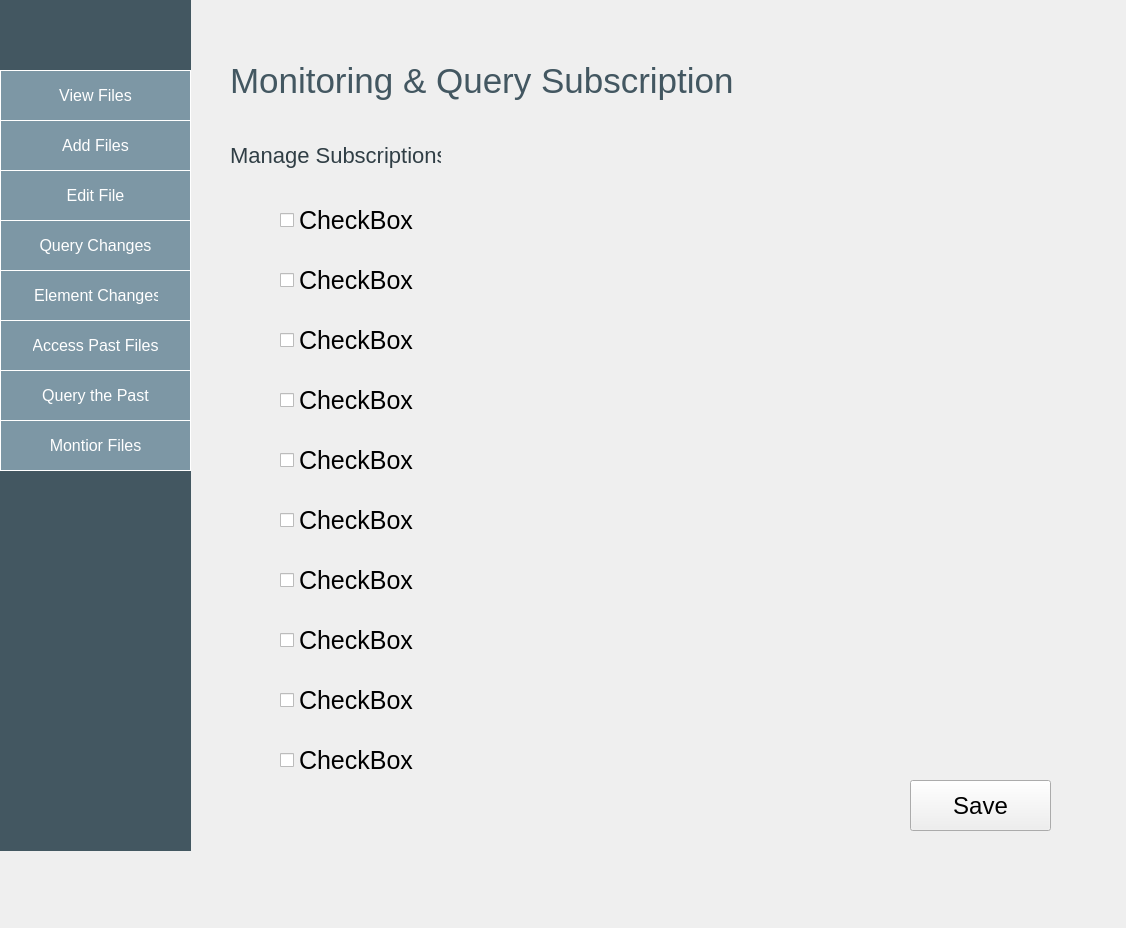
<?xml version="1.0" encoding="UTF-8"?>
<ui version="4.0">
 <class>Dialog</class>
 <widget class="QDialog" name="Dialog">
  <property name="geometry">
   <rect>
    <x>0</x>
    <y>0</y>
    <width>1126</width>
    <height>928</height>
   </rect>
  </property>
  <property name="windowTitle">
   <string>Dialog</string>
  </property>
  <property name="styleSheet">
   <string notr="true">background-color: #rgb(99, 128, 143)</string>
  </property>
  <widget class="QListView" name="listView">
   <property name="geometry">
    <rect>
     <x>0</x>
     <y>0</y>
     <width>191</width>
     <height>851</height>
    </rect>
   </property>
   <property name="styleSheet">
    <string notr="true">background-color: #435761    ;
border: 0px solid black;</string>
   </property>
  </widget>
  <widget class="QPushButton" name="pushButton_2">
   <property name="geometry">
    <rect>
     <x>0</x>
     <y>70</y>
     <width>191</width>
     <height>51</height>
    </rect>
   </property>
   <property name="styleSheet">
    <string notr="true">background-color: #7d97a5 ;

  border: none;
  color: white;
  padding: 15px 32px;
  text-align: center;
  text-decoration: none;
  display: inline-block;
  font-size: 16px;
font-family: helvetica;
border: 1px solid white;

</string>
   </property>
   <property name="text">
    <string>View Files</string>
   </property>
  </widget>
  <widget class="QPushButton" name="addFiles">
   <property name="geometry">
    <rect>
     <x>0</x>
     <y>120</y>
     <width>191</width>
     <height>51</height>
    </rect>
   </property>
   <property name="styleSheet">
    <string notr="true">
background-color: #7d97a5 ;
  border: none;
  color: white;
  padding: 15px 32px;
  text-align: center;
  text-decoration: none;
  display: inline-block;
  font-size: 16px;
font-family: helvetica;
border: 1px solid white;

</string>
   </property>
   <property name="text">
    <string>Add Files</string>
   </property>
  </widget>
  <widget class="QPushButton" name="next">
   <property name="geometry">
    <rect>
     <x>-1</x>
     <y>770</y>
     <width>81</width>
     <height>51</height>
    </rect>
   </property>
   <property name="focusPolicy">
    <enum>Qt::NoFocus</enum>
   </property>
   <property name="styleSheet">
    <string notr="true">border: none; background-color: transparent; outline: none;
font: 75 36pt &quot;MS Shell Dlg 2&quot;;
color: #435761;</string>
   </property>
   <property name="text">
    <string>&gt;</string>
   </property>
  </widget>
  <widget class="QLabel" name="label_2">
   <property name="geometry">
    <rect>
     <x>230</x>
     <y>50</y>
     <width>531</width>
     <height>61</height>
    </rect>
   </property>
   <property name="styleSheet">
    <string notr="true">font-family:helvetica;
font-size:35px;
color: #435761  ;
</string>
   </property>
   <property name="text">
    <string>Monitoring &amp; Query Subscription</string>
   </property>
  </widget>
  <widget class="QLabel" name="previewLabel">
   <property name="geometry">
    <rect>
     <x>230</x>
     <y>140</y>
     <width>211</width>
     <height>31</height>
    </rect>
   </property>
   <property name="styleSheet">
    <string notr="true">color: #303e45 ;
  font-size: 22px;
font-family: helvetica;</string>
   </property>
   <property name="text">
    <string>Manage Subscriptions</string>
   </property>
  </widget>
  <widget class="QPushButton" name="queryChanges">
   <property name="geometry">
    <rect>
     <x>0</x>
     <y>220</y>
     <width>191</width>
     <height>51</height>
    </rect>
   </property>
   <property name="styleSheet">
    <string notr="true">
background-color: #7d97a5 ;
  border: none;
  color: white;
  padding: 15px 32px;
  text-align: center;
  text-decoration: none;
  display: inline-block;
  font-size: 16px;
font-family: helvetica;
border: 1px solid white;

</string>
   </property>
   <property name="text">
    <string>Query Changes</string>
   </property>
  </widget>
  <widget class="QPushButton" name="queryPast">
   <property name="geometry">
    <rect>
     <x>0</x>
     <y>370</y>
     <width>191</width>
     <height>51</height>
    </rect>
   </property>
   <property name="styleSheet">
    <string notr="true">
background-color: #7d97a5 ;
  border: none;
  color: white;
  padding: 15px 32px;
  text-align: center;
  text-decoration: none;
  display: inline-block;
  font-size: 16px;
font-family: helvetica;
border: 1px solid white;

</string>
   </property>
   <property name="text">
    <string>Query the Past</string>
   </property>
  </widget>
  <widget class="QPushButton" name="editFile">
   <property name="geometry">
    <rect>
     <x>0</x>
     <y>170</y>
     <width>191</width>
     <height>51</height>
    </rect>
   </property>
   <property name="styleSheet">
    <string notr="true">
background-color: #7d97a5 ;
  border: none;
  color: white;
  padding: 15px 32px;
  text-align: center;
  text-decoration: none;
  display: inline-block;
  font-size: 16px;
font-family: helvetica;
border: 1px solid white;

</string>
   </property>
   <property name="text">
    <string>Edit File</string>
   </property>
  </widget>
  <widget class="QPushButton" name="elemHistory">
   <property name="geometry">
    <rect>
     <x>0</x>
     <y>270</y>
     <width>191</width>
     <height>51</height>
    </rect>
   </property>
   <property name="styleSheet">
    <string notr="true">background-color: #7d97a5 ;
  ;  border: none;
  color: white;
  padding: 15px 32px;
  text-align: center;
  text-decoration: none;
  display: inline-block;
  font-size: 16px;
font-family: helvetica;
border: 1px solid white;

</string>
   </property>
   <property name="text">
    <string> Element Changes</string>
   </property>
  </widget>
  <widget class="QPushButton" name="viewOld">
   <property name="geometry">
    <rect>
     <x>0</x>
     <y>320</y>
     <width>191</width>
     <height>51</height>
    </rect>
   </property>
   <property name="styleSheet">
    <string notr="true">background-color: #7d97a5 ;
  border: none;
  color: white;
  padding: 15px 32px;
  text-align: center;
  text-decoration: none;
  display: inline-block;
  font-size: 16px;
font-family: helvetica;
border: 1px solid white;

</string>
   </property>
   <property name="text">
    <string>Access Past Files</string>
   </property>
  </widget>
  <widget class="QPushButton" name="monitor">
   <property name="geometry">
    <rect>
     <x>0</x>
     <y>420</y>
     <width>191</width>
     <height>51</height>
    </rect>
   </property>
   <property name="styleSheet">
    <string notr="true">  border: none;
background-color: #7d97a5 ;


  color: white;
  padding: 15px 32px;
  text-align: center;
  text-decoration: none;
  display: inline-block;
  font-size: 16px;
font-family: helvetica;
border: 1px solid white;

</string>
   </property>
   <property name="text">
    <string>Montior Files</string>
   </property>
  </widget>
  <widget class="QCheckBox" name="checkBox1">
   <property name="geometry">
    <rect>
     <x>280</x>
     <y>190</y>
     <width>171</width>
     <height>61</height>
    </rect>
   </property>
   <property name="styleSheet">
    <string notr="true">font-size:25px</string>
   </property>
   <property name="text">
    <string>CheckBox</string>
   </property>
  </widget>
  <widget class="QCheckBox" name="checkBox2">
   <property name="geometry">
    <rect>
     <x>280</x>
     <y>250</y>
     <width>171</width>
     <height>61</height>
    </rect>
   </property>
   <property name="styleSheet">
    <string notr="true">font-size:25px</string>
   </property>
   <property name="text">
    <string>CheckBox</string>
   </property>
  </widget>
  <widget class="QCheckBox" name="checkbox3">
   <property name="geometry">
    <rect>
     <x>280</x>
     <y>310</y>
     <width>171</width>
     <height>61</height>
    </rect>
   </property>
   <property name="styleSheet">
    <string notr="true">font-size:25px</string>
   </property>
   <property name="text">
    <string>CheckBox</string>
   </property>
  </widget>
  <widget class="QCheckBox" name="checkbox4">
   <property name="geometry">
    <rect>
     <x>280</x>
     <y>370</y>
     <width>171</width>
     <height>61</height>
    </rect>
   </property>
   <property name="styleSheet">
    <string notr="true">font-size:25px</string>
   </property>
   <property name="text">
    <string>CheckBox</string>
   </property>
  </widget>
  <widget class="QCheckBox" name="checkbox5">
   <property name="geometry">
    <rect>
     <x>280</x>
     <y>430</y>
     <width>171</width>
     <height>61</height>
    </rect>
   </property>
   <property name="styleSheet">
    <string notr="true">font-size:25px</string>
   </property>
   <property name="text">
    <string>CheckBox</string>
   </property>
  </widget>
  <widget class="QCheckBox" name="checkbox9">
   <property name="geometry">
    <rect>
     <x>280</x>
     <y>670</y>
     <width>171</width>
     <height>61</height>
    </rect>
   </property>
   <property name="styleSheet">
    <string notr="true">font-size:25px</string>
   </property>
   <property name="text">
    <string>CheckBox</string>
   </property>
  </widget>
  <widget class="QCheckBox" name="checkbox7">
   <property name="geometry">
    <rect>
     <x>280</x>
     <y>550</y>
     <width>171</width>
     <height>61</height>
    </rect>
   </property>
   <property name="styleSheet">
    <string notr="true">font-size:25px</string>
   </property>
   <property name="text">
    <string>CheckBox</string>
   </property>
  </widget>
  <widget class="QCheckBox" name="checkbox8">
   <property name="geometry">
    <rect>
     <x>280</x>
     <y>610</y>
     <width>171</width>
     <height>61</height>
    </rect>
   </property>
   <property name="styleSheet">
    <string notr="true">font-size:25px</string>
   </property>
   <property name="text">
    <string>CheckBox</string>
   </property>
  </widget>
  <widget class="QCheckBox" name="checkbox10">
   <property name="geometry">
    <rect>
     <x>280</x>
     <y>730</y>
     <width>171</width>
     <height>61</height>
    </rect>
   </property>
   <property name="styleSheet">
    <string notr="true">font-size:25px</string>
   </property>
   <property name="text">
    <string>CheckBox</string>
   </property>
  </widget>
  <widget class="QCheckBox" name="checkbox6">
   <property name="geometry">
    <rect>
     <x>280</x>
     <y>490</y>
     <width>171</width>
     <height>61</height>
    </rect>
   </property>
   <property name="styleSheet">
    <string notr="true">font-size:25px</string>
   </property>
   <property name="text">
    <string>CheckBox</string>
   </property>
  </widget>
  <widget class="QPushButton" name="save">
   <property name="geometry">
    <rect>
     <x>910</x>
     <y>780</y>
     <width>141</width>
     <height>51</height>
    </rect>
   </property>
   <property name="styleSheet">
    <string notr="true">font-size:24px
</string>
   </property>
   <property name="text">
    <string>Save</string>
   </property>
  </widget>
 </widget>
 <resources/>
 <connections/>
</ui>
